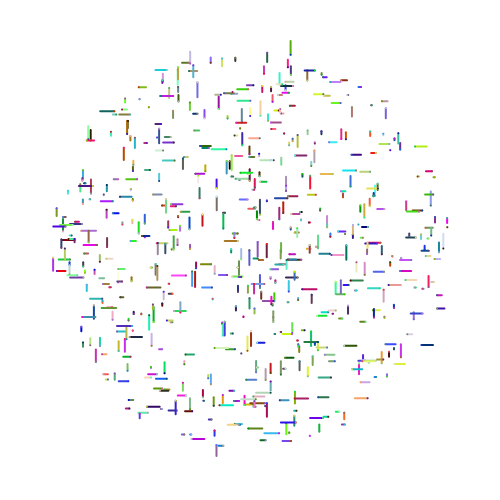
Frame 1 (no input)
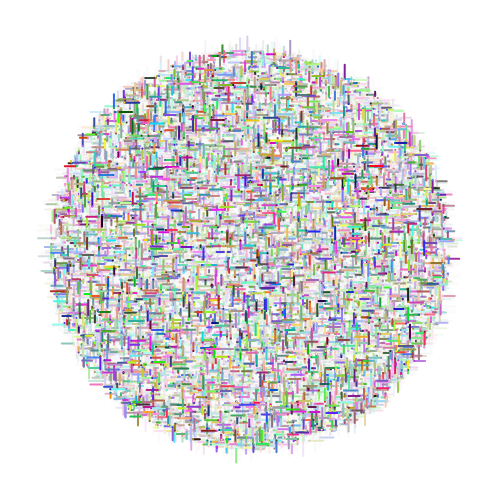
Frame 60 (no input)
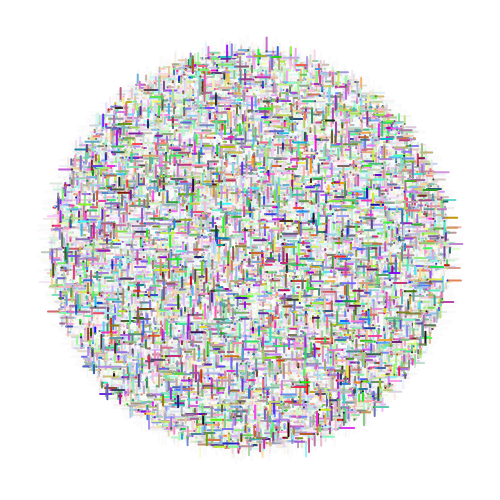
Frame 120 (the mouse pressed at the canvas centre since frame 60)

The p5.js sketch that drew these frames (run headless with seeded random() and noise() and a simulated clock; from frame 60 on, the mouse is pressed at the canvas centre):

// p5.js sketch
// ── sketch.js
let radius = 200;

function setup() {
    createCanvas(500, 500);
    background(255);
    strokeWeight(2);    // width
    // noLoop(); // disables refresh
}

function draw() {
    background(255, 25);
    for (let i = 0; i < 600; i++) {
        // choose a random point inside the circle
        let angle = random(TWO_PI);
        let r = radius * sqrt(random()); // more even distribution
        let x = width / 2 + r * cos(angle);
        let y = height / 2 + r * sin(angle);
        let len = random(-15, 15)
        if (random() > 0.5) {
            line(x, y, x + len, y)
        } else {
            line(x, y, x, y + len)
        }
        stroke(random(255), random(255), random(255))
        point(x, y);
    }
}
